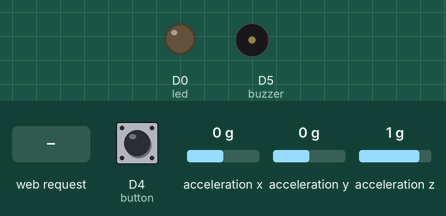
Simulated run of this sketch. Board: ESP8266 (NodeMCU). On the bench: output pins drawn as LEDs (lit = HIGH), buzzer (waves = sounding, pin HIGH). Dashed ring = blinking. The inputs (shaded band) are chosen by the test bench; at power-on: acceleration z 1 g, D4 (button) HIGH, acceleration x 0 g, acceleration y 0 g. WiFi joins after 1.5 s; servers stay silent unless stated; what the sketch prints to the serial monitor is not drawn.

Above: at 2.7 s.
2.8 s: HTTP request GET /notify?message=reminder received
At 3.6 s:
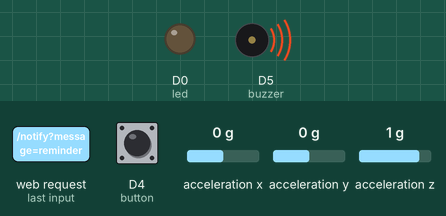
5.8 s: acceleration z set to -1.4 g
11.8 s: HTTP request GET /notify?message=reminder received
At 12.6 s:
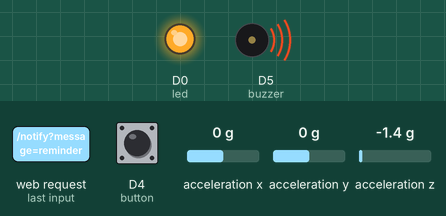
At 15.3 s:
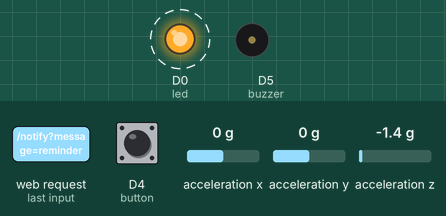
Timing chart, 0 to 18.8 s (numbered marks = the images above; inputs shaded):
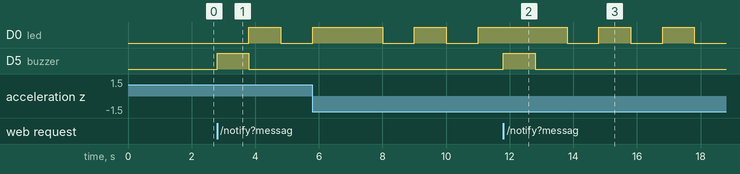

Measured:
- after the input at 2.8 s, D0 (led): LOW → HIGH after 1.0 s, → LOW 1.0 s later; D5 (buzzer): LOW → HIGH at once, → LOW 1.0 s later
- after the input at 11.8 s, D5 (buzzer): LOW → HIGH at once, → LOW 1.0 s later

The sketch:

WearablMedDis.ino
```cpp
// Code for the Hub node Of my Health Care System App
// Uses the following Libraries:
//     ESP8266WiFi
//     ESP8266WebServer
//     Wire
//     Adafruit_Sensor
//     Adafruit_ADXL345_U
// The node runs on an ESP8266 and has 4 components, an accelerometer, a buzzer, a button and an LCD Screen

// Import libraries
#include <Wire.h>
#include <Adafruit_Sensor.h>
#include <Adafruit_ADXL345_U.h>
#include "ESP8266WiFi.h"
#include <ESP8266WebServer.h>

// Setup WiFi
const char *ssid = "MyHome";
const char *password = "0932697344";
const char* hubDeviceIP = "192.168.0.48";

ESP8266WebServer server(80);

// Accelerometer code adapted from the Adafruit example code
Adafruit_ADXL345_Unified accel = Adafruit_ADXL345_Unified(12345);

// Define Pins
const int led = D0;
const int button = D4;
const int buzzer = D5;

// Setup variables to store the previous position of the accelerometer
float prevX;
float prevY;
float prevZ;

// Alert variables
bool activateBuzzer = false;
bool flashLED = false;
int LEDOn;
unsigned long prevLedTime;
int LEDInterval = 1000;

// Const float to store the threshold for a fall to be detected
const float fallThreshold = 20;

void setup() {
    Serial.begin(9600);
    pinMode(button, INPUT_PULLUP);
    pinMode(buzzer, OUTPUT);
    pinMode(led, OUTPUT);

    // Initilize the accelerometer. Code taken from Adafruit example code
    if(!accel.begin()){
        Serial.println("Ooops, no ADXL345 detected ... Check your wiring!");
        while(1);
    }
    accel.setRange(ADXL345_RANGE_16_G);
    sensors_event_t event;
    accel.getEvent(&event);

    setupWebServer();

    // Saves the starting position of the accelerometer
    prevX = event.acceleration.x;
    prevY = event.acceleration.y;
    prevZ = event.acceleration.z;
}

void loop() {
    server.handleClient();
    checkButton();
    getAccelData();
    checkLED();
}

// Flashes the LED if a notification is active
void checkLED(){
    if (flashLED){
        // Uses millis to time the led, so that no delays are introduced into the node
        if(millis() - prevLedTime > LEDInterval){
            LEDOn = (LEDOn == LOW) ? HIGH : LOW;
            digitalWrite(led, LEDOn);
            prevLedTime = millis();
        }
    }
}

// Checks if the alert button is pressed and sends an alert if so
void checkButton(){
    int button_state = digitalRead(button);
    if(button_state == LOW){
        sendNotificationToHub("alert");
        digitalWrite(led, LOW);
    }
}

// Gets the data from the accelerometer and calculates the movement
void getAccelData(){
     /* Get a new sensor event */
    sensors_event_t event;
    accel.getEvent(&event);

    // Calculates the distance between each of the vectors between loops
    float xMovement = abs(prevX - event.acceleration.x);
    float yMovement = abs(prevY - event.acceleration.y);
    float zMovement = abs(prevZ - event.acceleration.z);

    // Calculates the overall magnitude of the movement vector
    float accel = sqrt(sq(xMovement) + sq(yMovement) + sq(zMovement));
    // IF the magnitude exceeds the threshold, sends an alert
    if(accel > fallThreshold){
        digitalWrite(led, HIGH);
        sendNotificationToHub("fall");
        delay(1000);
        digitalWrite(led, LOW);
    }
    // resets the position of the accelerometer
    prevX = event.acceleration.x;
    prevY = event.acceleration.y;
    prevZ = event.acceleration.z;
}

// Boilerplate web server code
void setupWebServer(){
    WiFi.begin(ssid, password);
    Serial.println("");

    // Wait for connection
    while (WiFi.status() != WL_CONNECTED) {
        delay(500);
        Serial.print(".");
    }
    Serial.println("");
    Serial.print("Connected to ");
    Serial.println(ssid);
    Serial.print("IP address: ");
    Serial.println(WiFi.localIP());

    // Single route to listen for notifications
    server.on("/notify", handleNotification);

    server.begin();

    Serial.println("Server Listening");
}

// Function to handle the two different types of notification
void handleNotification(){
    if (server.hasArg("message")) {
        String message = server.arg("message");
        Serial.println("Received message: " + message);
        if (message == "reminder") {
            flashLED = true;
            LEDOn = LOW;
            prevLedTime = millis();
            digitalWrite(buzzer, HIGH);
            delay(1000);
            digitalWrite(buzzer, LOW);
        }
        if (message == "endReminder") {
            flashLED = false;
            digitalWrite(led, LOW);
        }
    }
    server.send(200, "text/plain", "Notification received");
}

// Sends a notificatio to the hub node with the input string as a query string
void sendNotificationToHub(String message) {
    WiFiClient client;
    if (client.connect(hubDeviceIP, 80)) {
        String url = "/notify?message=" + message;
        client.print(String("GET ") + url + " HTTP/1.1\r\n" +
                    "Host: " + hubDeviceIP + "\r\n" +
                    "Connection: close\r\n\r\n");
        Serial.println("Notification sent to Device B with message: " + message);
    } else {
        Serial.println("Connection to Device B failed");
    }
    client.stop();
}
```
